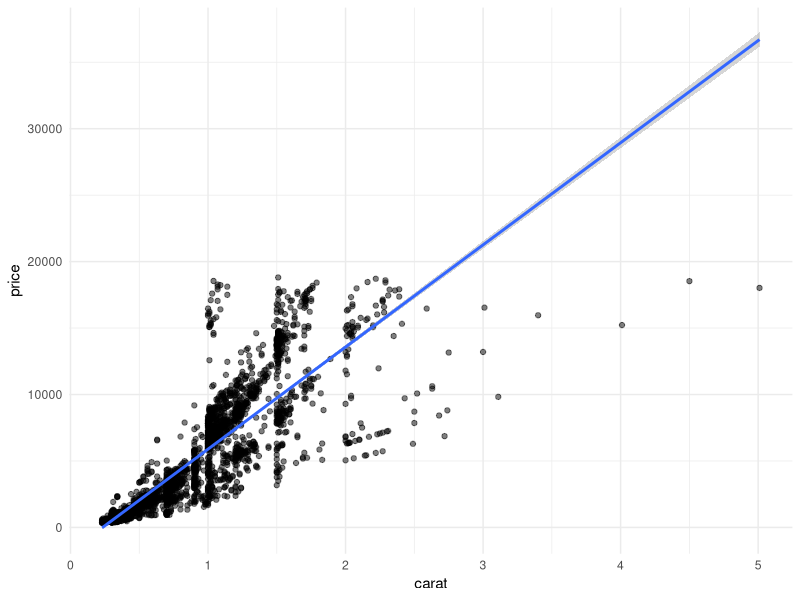
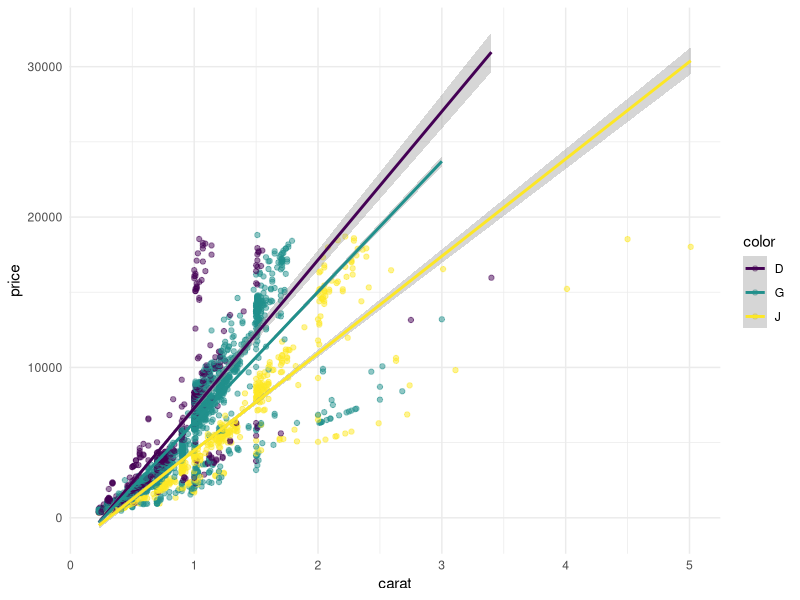

Here is the R script that generated these plots, in order:
## ---- chunk 1
knitr::opts_chunk$set(echo = TRUE, comment = NA, fig.align = "center", out.width = "50%", warning = FALSE, message = FALSE)

library(tidyverse)
library(knitr)

theme_set(theme_minimal())

ggplot2::diamonds
## ---- chunk 2
filtered_diamonds <- diamonds %>%
  filter(color %in% c("D", "G", "J")) %>%
  filter(clarity %in% c("I1", "VS1", "IF"))

knitr::kable(filtered_diamonds %>%
               count(color, clarity) %>%
               arrange(desc(n))
             )
## ---- chunk 3
ggplot(filtered_diamonds, aes(x = carat, y = price)) +
  geom_point(alpha = 0.5) +
  geom_smooth(method = "lm")
## ---- chunk 4
ggplot(filtered_diamonds, aes(x = carat, y = price, color = color)) +
  geom_point(alpha = 0.5) +
  geom_smooth(method = "lm")
